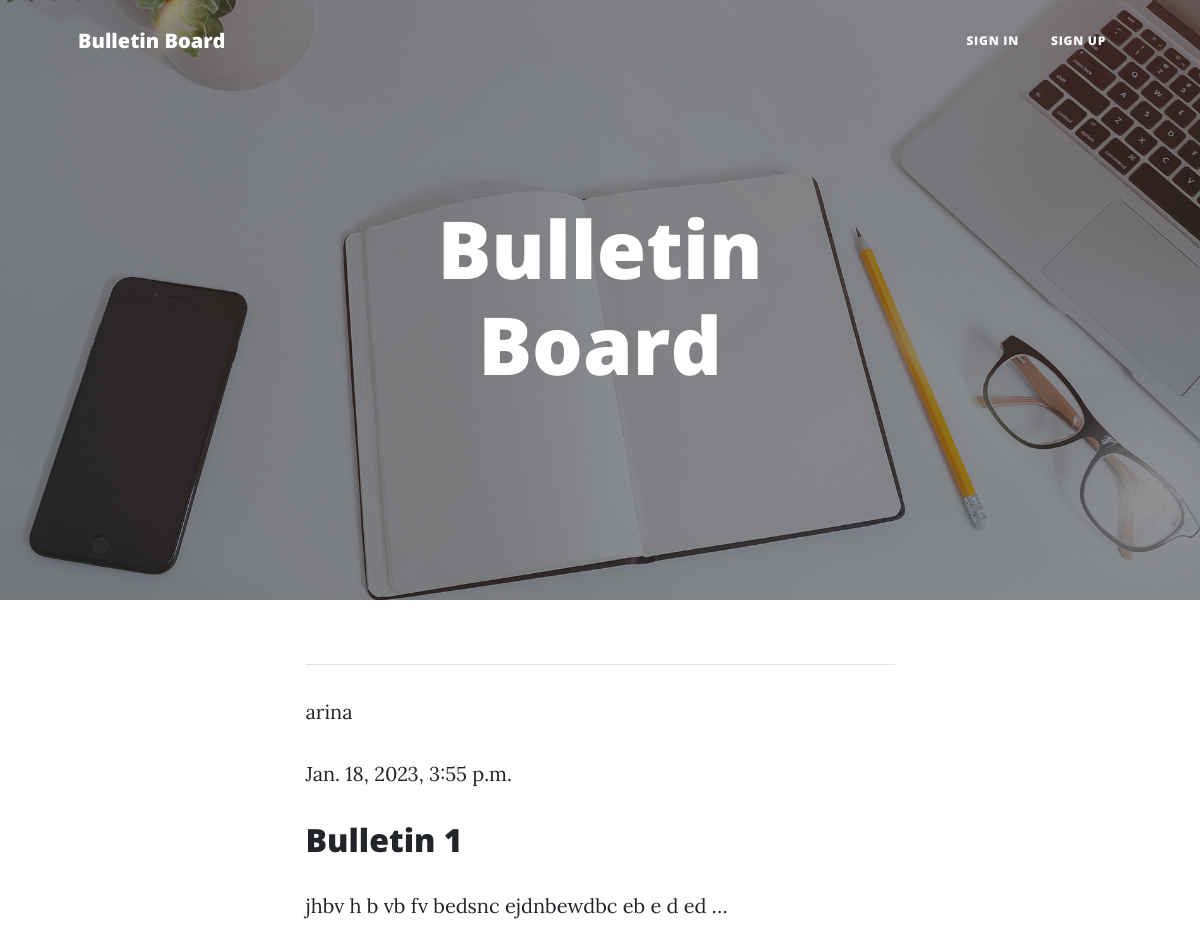
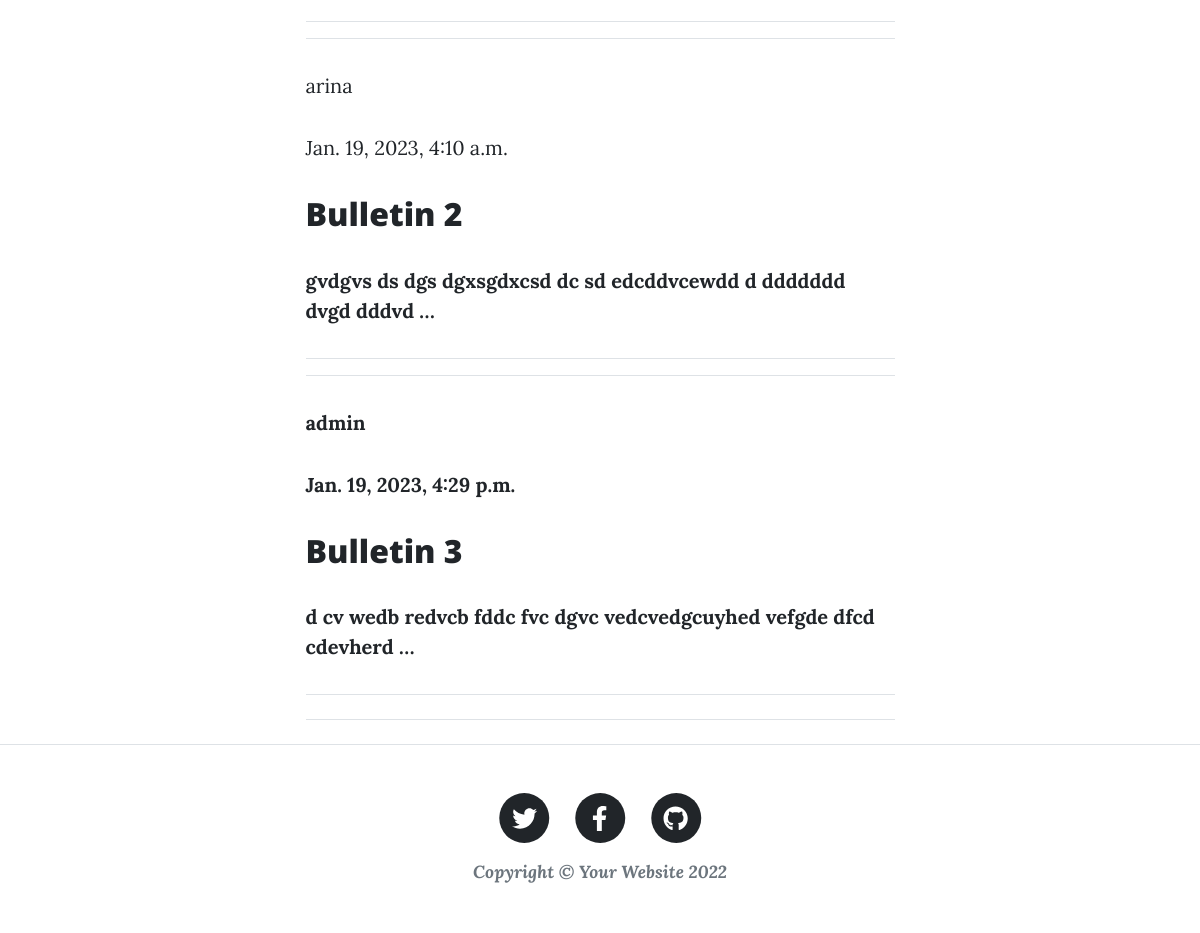
Screenshot of /bulletins/ with the database file from the repository (2 pictures, top to bottom).
### bulletins/models.py (models this page shows, shortened)
class Bulletin(models.Model):
    title = models.CharField(max_length=150)
    text = models.TextField()
    author = models.ForeignKey(User, on_delete=models.CASCADE, unique=False)
    category = models.ForeignKey(Category, on_delete=models.CASCADE)
    date = models.DateTimeField(auto_now_add=True)
    is_active = models.BooleanField(default=True)
    slug = AutoSlugField(populate_from='title', unique=True)

### sign/models.py (models this page shows)
class User(AbstractUser):
    is_active = models.BooleanField(default=False)
    code = models.PositiveIntegerField(null=True, blank=True)

### bulletins/views.py (the view)
# urls.py: path('', views.BulletinListView.as_view(), name='bulletins'),
class BulletinListView(ListView):
    queryset = Bulletin.objects.filter(is_active=True)
    fields = ('author__name', 'title', 'text', 'category', 'date')

### templates/bulletins/bulletin_list.html (shortened to what this page needs)
{% extends 'base.html' %}
{% block content %}
    {% for bulletin in bulletin_list %}
        <div>
            <hr>
            <p>{{ bulletin.author.username }}</p>
            <p>{{ bulletin.date }}</p>
            <h2><a href="{% url 'bulletin' bulletin.slug %}">{{ bulletin.title }}</a></h2>
            <p>{{ bulletin.text|truncatewords:11 |safe }}</p>
            <hr>
        </div>
    {% empty %}
        <hr>
        <p>There are no any bulletins yet</p>
        <hr>
    {% endfor %}
{% endblock content %}}

### rows the page displays
Bulletin: author.username "arina", date "Jan. 18, 2023, 3:55 p.m.", title "Bulletin 1", text "jhbv h b vb fv bedsnc ejdnbewdbc eb e d ed …"
Bulletin: author.username "arina", date "Jan. 19, 2023, 4:10 a.m.", title "Bulletin 2", text "gvdgvs ds dgs dgxsgdxcsd dc sd edcddvcewdd d ddddddd dvgd dddvd …"
Bulletin: author.username "admin", date "Jan. 19, 2023, 4:29 p.m.", title "Bulletin 3", text "d cv wedb redvcb fddc fvc dgvc vedcvedgcuyhed vefgde dfcd cdevherd …"
